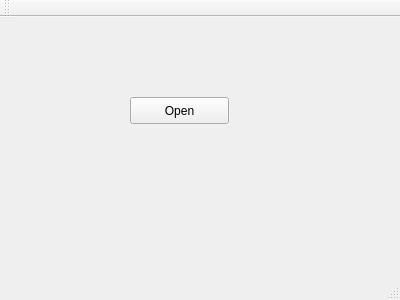
<?xml version="1.0" encoding="UTF-8"?>
<ui version="4.0">
 <class>MainWindow</class>
 <widget class="QMainWindow" name="MainWindow">
  <property name="geometry">
   <rect>
    <x>0</x>
    <y>0</y>
    <width>400</width>
    <height>300</height>
   </rect>
  </property>
  <property name="windowTitle">
   <string>MainWindow</string>
  </property>
  <widget class="QWidget" name="centralWidget">
   <widget class="QPushButton" name="pushButton_open">
    <property name="geometry">
     <rect>
      <x>130</x>
      <y>80</y>
      <width>99</width>
      <height>27</height>
     </rect>
    </property>
    <property name="text">
     <string>Open</string>
    </property>
   </widget>
  </widget>
  <widget class="QMenuBar" name="menuBar">
   <property name="geometry">
    <rect>
     <x>0</x>
     <y>0</y>
     <width>400</width>
     <height>25</height>
    </rect>
   </property>
  </widget>
  <widget class="QToolBar" name="mainToolBar">
   <attribute name="toolBarArea">
    <enum>TopToolBarArea</enum>
   </attribute>
   <attribute name="toolBarBreak">
    <bool>false</bool>
   </attribute>
  </widget>
  <widget class="QStatusBar" name="statusBar"/>
 </widget>
 <layoutdefault spacing="6" margin="11"/>
 <resources/>
 <connections/>
</ui>
